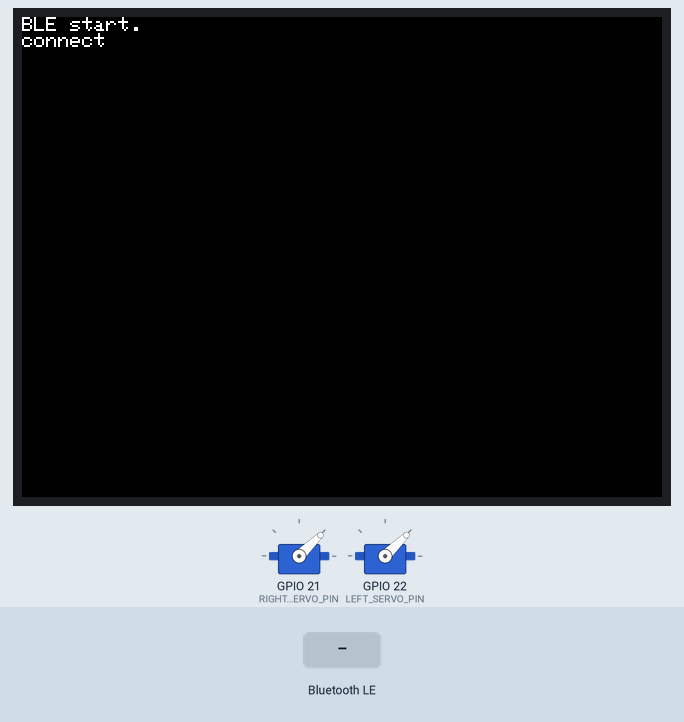
The program below on a simulated ESP32. Shown: 320×240 colour display, 2 × servo. Inputs (shaded band) come from the test bench. Nothing arrives over Bluetooth unless stated; servo pulses on a pin are drawn as a servo (544–2400 µs = 0–180°); a phone connects over Bluetooth LE 3 s after start.

Above: at 3.7 s.
3.8 s: Bluetooth LE write "1" received
At 5.0 s:
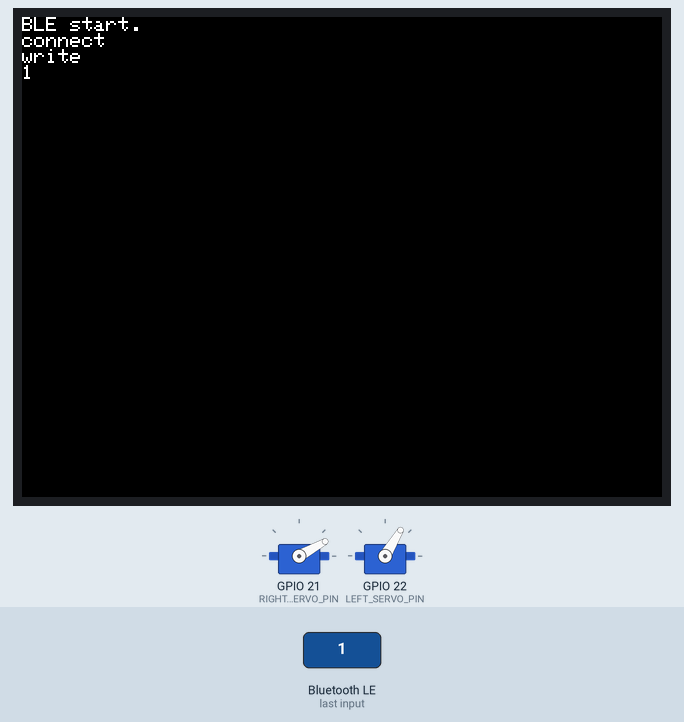
5.3 s: Bluetooth LE write "2" received
At 6.1 s:
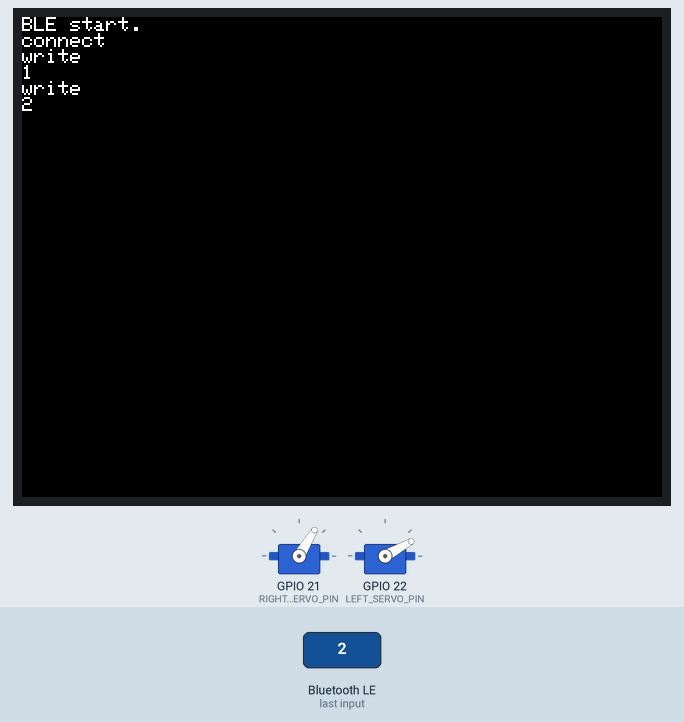
6.8 s: Bluetooth LE write "4" received
At 7.3 s:
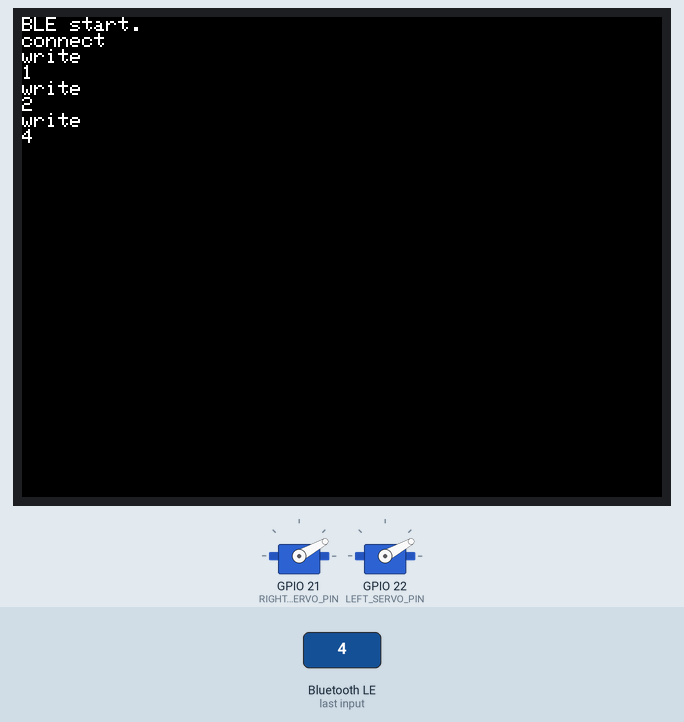
8.3 s: Bluetooth LE write "0" received
At 9.6 s:
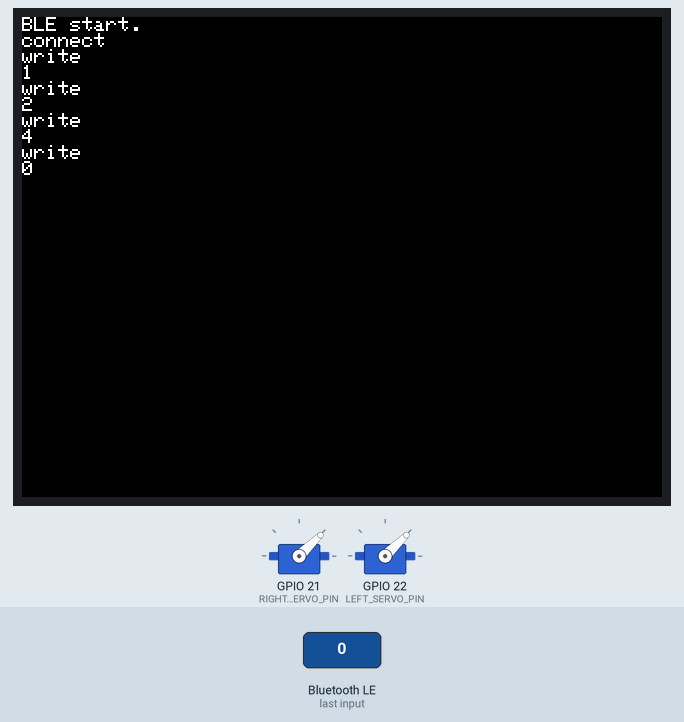
Timing chart, 0 to 10.8 s (numbered marks = the images above; inputs shaded):
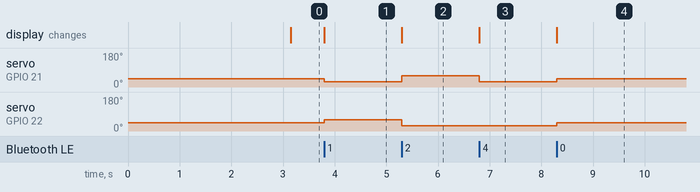

Measured:
- after the input at 3.8 s, servo on GPIO 21 (RIGHT_SERVO_PIN): 44° → 29° at once; servo on GPIO 22 (LEFT_SERVO_PIN): 44° → 59° at once; the display: changes at once (image 1)
- after the input at 5.3 s, servo on GPIO 21 (RIGHT_SERVO_PIN): 29° → 59° at once; servo on GPIO 22 (LEFT_SERVO_PIN): 59° → 29° at once; the display: changes at once (image 2)
- after the input at 6.8 s, servo on GPIO 21 (RIGHT_SERVO_PIN): 59° → 29° at once; the display: changes at once (image 3)
- after the input at 8.3 s, servo on GPIO 21 (RIGHT_SERVO_PIN), servo on GPIO 22 (LEFT_SERVO_PIN): 29° → 44° at once; the display: changes at once (image 4)

The program:

main.cpp
```cpp
#include <M5Stack.h>
#include <Arduino.h>
#include <BLEDevice.h>
#include <BLEUtils.h>
#include <BLEServer.h>
#include <BLE2902.h>

// command
int command = 0;
int counter = 0;

// for servo
#define RIGHT_SERVO_CH 0
#define LEFT_SERVO_CH 1

#define RIGHT_SERVO_PIN 21
#define LEFT_SERVO_PIN 22

// for BLE
#define SERVICE_UUID        "4fafc201-1fb5-459e-8fcc-c5c9c331914b"
#define CHARACTERISTIC_UUID "beb5483e-36e1-4688-b7f5-ea07361b26a8"

/*=============================== */
/* BLE */
/*=============================== */
BLEServer* pServer = NULL;
BLECharacteristic* pCharacteristic = NULL;
bool deviceConnected = false;

class ServerCallbacks: public BLEServerCallbacks {
    void onConnect(BLEServer* pServer) {
      M5.Lcd.println("connect");
      deviceConnected = true;
    };

    void onDisconnect(BLEServer* pServer) {
      M5.Lcd.println("disconnect");
      deviceConnected = false;
    }
};

class Callbacks: public BLECharacteristicCallbacks {
  void onRead(BLECharacteristic *pCharacteristic) {
    M5.Lcd.println("read");
    pCharacteristic->setValue("Hello World!");
  }

  void onWrite(BLECharacteristic *pCharacteristic) {
    M5.Lcd.println("write");
    std::string value = pCharacteristic->getValue();
    M5.Lcd.println(value.c_str());
    command = atoi(value.c_str());
  }
};

/*=============================== */
/* setup */
/*=============================== */
void setup(void) {
  Serial.begin(115200);
  M5.begin();
  M5.Lcd.println("BLE start.");

  // setup BLE
  BLEDevice::init("m5 robot");
  BLEServer *pServer = BLEDevice::createServer();
  pServer->setCallbacks(new ServerCallbacks());
  BLEService *pService = pServer->createService(SERVICE_UUID);
  pCharacteristic = pService->createCharacteristic(CHARACTERISTIC_UUID,
      BLECharacteristic::PROPERTY_READ | BLECharacteristic::PROPERTY_WRITE |
      BLECharacteristic::PROPERTY_NOTIFY | BLECharacteristic::PROPERTY_INDICATE);
  pCharacteristic->setCallbacks(new Callbacks());
  pCharacteristic->addDescriptor(new BLE2902());

  pService->start();
  BLEAdvertising *pAdvertising = pServer->getAdvertising();
  pAdvertising->start();

  // PWMの設定
  ledcSetup(RIGHT_SERVO_CH, 50, 10); // チャネル, 周波数=50Hz, 分解能=0-1023
  ledcAttachPin(RIGHT_SERVO_PIN, RIGHT_SERVO_CH); // ピン番号, チャネル

  ledcSetup(LEFT_SERVO_CH, 50, 10); // チャネル, 周波数=50Hz, 分解能=0-1023
  ledcAttachPin(LEFT_SERVO_PIN, LEFT_SERVO_CH); // ピン番号, チャネル
}

/*=============================== */
/* Blync */
/*=============================== */
// BLYNK_WRITE(V0){
//   command = 1;
//   counter = 0;
// }

// BLYNK_WRITE(V1){
//   command = 2;
//   counter = 0;
// }

// BLYNK_WRITE(V2){
//   command = 3;
//   counter = 0;
// }

// BLYNK_WRITE(V3){
//   command = 4;
//   counter = 0;
// }

/*=============================== */
/* servo control */
/*=============================== */
void moveServo(int channel, int angle) {
  ledcWrite(channel, map(angle, -90, 90, 26, 123));
}

void moveWheel(int channel, float spd) {
  ledcWrite(channel, map(spd, -100, 100, 1, 102));
}

/*=============================== */
/* main loop */
/*=============================== */
void loop() {
  float spd = 15;
  float duration_count = 15000 * 3;
  float turn_duration_count = 5000 * 3;

  if (command == 0){
    moveWheel(RIGHT_SERVO_CH, 0);
    moveWheel(LEFT_SERVO_CH, 0);
    counter = 0;
  } else if (command == 1) {
    moveWheel(RIGHT_SERVO_CH, -spd);
    moveWheel(LEFT_SERVO_CH, spd);
    counter++;
    if (counter > duration_count) {
      command = 0;
    }
  } else if (command == 2) {
    moveWheel(RIGHT_SERVO_CH, spd);
    moveWheel(LEFT_SERVO_CH, -spd);
    counter++;
    if (counter > duration_count) {
      command = 0;
    }
  } else if (command == 3) {
    moveWheel(RIGHT_SERVO_CH, spd);
    moveWheel(LEFT_SERVO_CH, spd);
    counter++;
    if (counter > turn_duration_count) {
      command = 0;
    }
  } else if (command == 4) {
    moveWheel(RIGHT_SERVO_CH, -spd);
    moveWheel(LEFT_SERVO_CH, -spd);
    counter++;
    if (counter > turn_duration_count) {
      command = 0;
    }
  }
}
```
